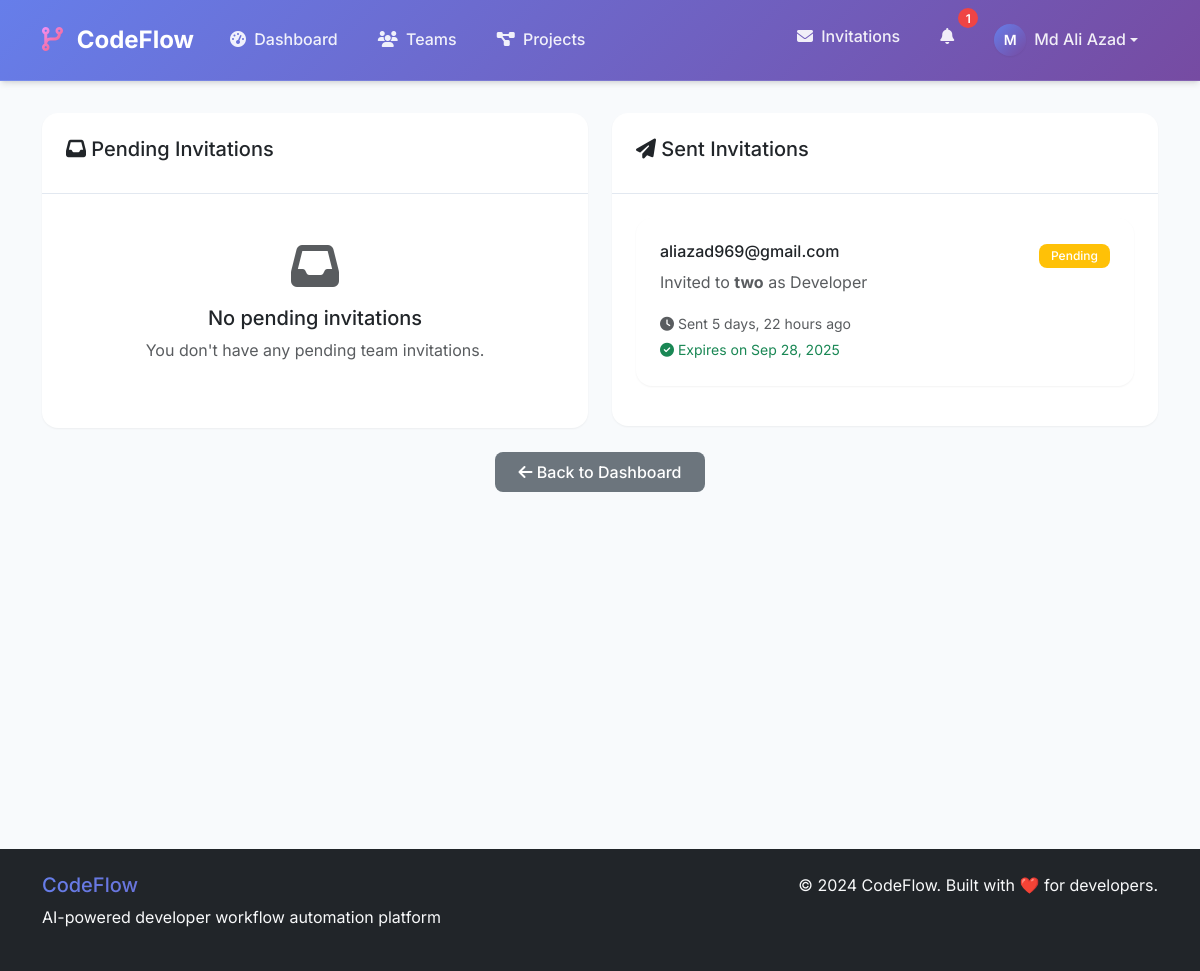
Screenshot of /invitations/ (signed in) with the database file from the repository.
### core/models.py (models this page shows, shortened)
class User(AbstractUser):
    email = models.EmailField(unique=True)

class TeamInvitation(models.Model):
    STATUS_CHOICES = [
        ('pending', 'Pending'),
        ('accepted', 'Accepted'),
        ('declined', 'Declined'),
        ('expired', 'Expired'),
    ]
    team = models.ForeignKey(Team, on_delete=models.CASCADE, related_name='invitations')
    invited_by = models.ForeignKey(User, on_delete=models.CASCADE, related_name='sent_invitations')
    invited_user = models.ForeignKey(User, on_delete=models.CASCADE, null=True, blank=True, related_name='received_invitations')
    email = models.EmailField()
    role = models.CharField(max_length=20, choices=Membership.ROLE_CHOICES, default='Developer')
    status = models.CharField(max_length=20, choices=STATUS_CHOICES, default='pending')
    token = models.UUIDField(default=uuid.uuid4, unique=True)
    expires_at = models.DateTimeField()
    created_at = models.DateTimeField(auto_now_add=True)
    class Meta:
        unique_together = ('team', 'email', 'status')
        indexes = [
            models.Index(fields=['token']),
            models.Index(fields=['email', 'status']),
            models.Index(fields=['expires_at']),
        ]
    def is_expired(self):
        return timezone.now() > self.expires_at

class Team(models.Model):
    name = models.CharField(max_length=200)
    owner = models.ForeignKey(User, on_delete=models.CASCADE, related_name='owned_teams')
    created_at = models.DateTimeField(auto_now_add=True)

### core/views.py (the view)
# urls.py: path('invitations/', views.invitation_list_view, name='invitation_list'),
@login_required
def invitation_list_view(request):
    pending_invitations = InvitationService.get_pending_invitations(request.user)
    sent_invitations = InvitationService.get_sent_invitations(request.user)
    return render(request, 'invitation_list.html', {
        'pending_invitations': pending_invitations,
        'sent_invitations': sent_invitations
    })

### core/services.py (called while the page is built)
    @staticmethod
    def get_pending_invitations(user):
        return TeamInvitation.objects.filter(
            email=user.email,
            status='pending'
        ).select_related('team', 'invited_by')

    @staticmethod
    def get_sent_invitations(user, team=None):
        queryset = TeamInvitation.objects.filter(
            invited_by=user
        ).select_related('team', 'invited_user')
        if team:
            queryset = queryset.filter(team=team)
        return queryset.order_by('-created_at')

### core/templates/invitation_list.html (shortened to what this page needs)
{% extends 'base.html' %}
{% block content %}
<div class="row">
    <div class="col-md-6">
        <div class="card">
            <div class="card-header">
                <h5><i class="fas fa-inbox"></i> Pending Invitations</h5>
            </div>
            <div class="card-body">
                {% if pending_invitations %}
                    {% for invitation in pending_invitations %}
                    <div class="card mb-3 border-warning">
                        <div class="card-body">
                            <div class="d-flex justify-content-between align-items-start">
                                <div>
                                    <h6 class="card-title">{{ invitation.team.name }}</h6>
                                    <p class="card-text text-muted">
                                        Invited by {{ invitation.invited_by.get_full_name|default:invitation.invited_by.username }}
                                        as <strong>{{ invitation.role }}</strong>
                                    </p>
                                    <small class="text-muted">
                                        <i class="fas fa-clock"></i>
                                        Received {{ invitation.created_at|timesince }} ago
                                    </small>
                                    {% if invitation.is_expired %}
                                        <br><small class="text-danger">
                                            <i class="fas fa-exclamation-triangle"></i>
                                            Expired on {{ invitation.expires_at|date:"M d, Y" }}
                                        </small>
                                    {% else %}
                                        <br><small class="text-success">
                                            <i class="fas fa-check-circle"></i>
                                            Expires on {{ invitation.expires_at|date:"M d, Y" }}
                                        </small>
                                    {% endif %}
                                </div>
                                <div class="text-end">
                                    {% if not invitation.is_expired %}
                                        <a href="{% url 'invitation_accept' invitation.token %}" class="btn btn-success btn-sm">
                                            <i class="fas fa-check"></i> Accept
                                        </a>
                                        <a href="{% url 'invitation_decline' invitation.token %}" class="btn btn-outline-danger btn-sm">
                                            <i class="fas fa-times"></i> Decline
                                        </a>
                                    {% else %}
                                        <span class="badge bg-secondary">Expired</span>
                                    {% endif %}
                                </div>
                            </div>
                        </div>
                    </div>
                    {% endfor %}
                {% else %}
                    <div class="text-center py-4">
                        <i class="fas fa-inbox fa-3x text-muted mb-3"></i>
                        <h5>No pending invitations</h5>
                        <p class="text-muted">You don't have any pending team invitations.</p>
                    </div>
                {% endif %}
            </div>
        </div>
    </div>
    <div class="col-md-6">
        <div class="card">
            <div class="card-header">
                <h5><i class="fas fa-paper-plane"></i> Sent Invitations</h5>
            </div>
            <div class="card-body">
                {% if sent_invitations %}
                    {% for invitation in sent_invitations %}
                    <div class="card mb-3 border-info">
                        <div class="card-body">
                            <div class="d-flex justify-content-between align-items-start">
                                <div>
                                    <h6 class="card-title">{{ invitation.email }}</h6>
                                    <p class="card-text text-muted">
                                        Invited to <strong>{{ invitation.team.name }}</strong>
                                        as {{ invitation.role }}
                                    </p>
                                    <small class="text-muted">
                                        <i class="fas fa-clock"></i>
                                        Sent {{ invitation.created_at|timesince }} ago
                                    </small>
                                    {% if invitation.is_expired %}
                                        <br><small class="text-danger">
                                            <i class="fas fa-exclamation-triangle"></i>
                                            Expired on {{ invitation.expires_at|date:"M d, Y" }}
                                        </small>
                                    {% else %}
                                        <br><small class="text-success">
                                            <i class="fas fa-check-circle"></i>
                                            Expires on {{ invitation.expires_at|date:"M d, Y" }}
                                        </small>
                                    {% endif %}
                                </div>
                                <div class="text-end">
                                    <span class="badge bg-{% if invitation.status == 'pending' %}warning{% elif invitation.status == 'accepted' %}success{% elif invitation.status == 'declined' %}danger{% else %}secondary{% endif %}">
                                        {{ invitation.get_status_display }}
                                    </span>
                                </div>
                            </div>
                        </div>
                    </div>
                    {% endfor %}
                {% else %}
                    <div class="text-center py-4">
                        <i class="fas fa-paper-plane fa-3x text-muted mb-3"></i>
                        <h5>No sent invitations</h5>
                        <p class="text-muted">You haven't sent any team invitations yet.</p>
                    </div>
                {% endif %}
            </div>
        </div>
    </div>
</div>
<div class="row mt-4">
    <div class="col-12 text-center">
        <a href="{% url 'dashboard' %}" class="btn btn-secondary">
            <i class="fas fa-arrow-left"></i> Back to Dashboard
        </a>
    </div>
</div>
{% endblock %}

### core/templates/base.html (shortened to what this page needs)
<!DOCTYPE html>
<html lang="en">
<head>
    <link href="https://cdn.jsdelivr.net/npm/bootstrap@5.3.0/dist/css/bootstrap.min.css" rel="stylesheet">
    <link href="https://cdnjs.cloudflare.com/ajax/libs/font-awesome/6.4.0/css/all.min.css" rel="stylesheet">
</head>
<body>
    <nav class="navbar navbar-expand-lg navbar-custom">
        <div class="container">
            <a class="navbar-brand" href="{% if user.is_authenticated %}{% url 'dashboard' %}{% else %}{% url 'home' %}{% endif %}">
                <i class="fas fa-code-branch"></i> CodeFlow
            </a>
            <div class="collapse navbar-collapse" id="navbarNav">
                {% if user.is_authenticated %}
                <ul class="navbar-nav me-auto">
                    <li class="nav-item">
                        <a class="nav-link" href="{% url 'dashboard' %}">
                            <i class="fas fa-tachometer-alt me-1"></i> Dashboard
                        </a>
                    </li>
                    <li class="nav-item">
                        <a class="nav-link" href="{% url 'team_create' %}">
                            <i class="fas fa-users me-1"></i> Teams
                        </a>
                    </li>
                    <li class="nav-item">
                        <a class="nav-link" href="{% url 'project_create' %}">
                            <i class="fas fa-project-diagram me-1"></i> Projects
                        </a>
                    </li>
                </ul>
                <ul class="navbar-nav ms-auto">
                    <li class="nav-item">
                        <a class="nav-link" href="{% url 'invitation_list' %}">
                            <i class="fas fa-envelope me-1"></i> Invitations
                        </a>
                    </li>
                    <li class="nav-item dropdown">
                        <a class="nav-link position-relative" href="#" data-bs-toggle="dropdown" id="notificationDropdown">
                            <i class="fas fa-bell"></i>
                            <span class="notification-badge" id="notification-count">0</span>
                        </a>
                    </li>
                    <li class="nav-item dropdown">
                        <a class="nav-link dropdown-toggle d-flex align-items-center" href="#" data-bs-toggle="dropdown">
                            <div class="avatar-circle avatar-sm me-2">
                                {{ user.first_name.0|default:user.username.0|upper }}
                            </div>
                            <span class="d-none d-md-inline">{{ user.get_full_name|default:user.username }}</span>
                        </a>
                    </li>
                </ul>
                {% endif %}
            </div>
        </div>
    </nav>
    <main class="main-content">
        <div class="container">
            {% block content %}
            {% endblock %}
        </div>
    </main>
    <footer class="bg-dark text-light py-4 mt-5">
        <div class="container">
            <div class="row">
                <div class="col-md-6">
                    <h5 class="text-gradient">CodeFlow</h5>
                    <p class="text">AI-powered developer workflow automation platform</p>
                </div>
                <div class="col-md-6 text-md-end">
                    <p class="text mb-0">&copy; 2024 CodeFlow. Built with ❤️ for developers.</p>
                </div>
            </div>
        </div>
    </footer>
</body>
</html>

### core/templates/base.html (style rules this page uses)
:root { --primary-color: #6366f1; --primary-dark: #4f46e5; --secondary-color: #f8fafc; --accent-color: #10b981; --warning-color: #f59e0b; --danger-color: #ef4444; --text-primary: #1e293b; --text-secondary: #64748b; --border-color: #e2e8f0; --shadow-sm: 0 1px 2px 0 rgb(0 0 0 / 0.05); --shadow-md: 0 4px 6px -1px rgb(0 0 0 / 0.1), 0 2px 4px -2px rgb(0 0 0 / 0.1); --shadow-lg: 0 10px 15px -3px rgb(0 0 0 / 0.1), 0 4px 6px -4px rgb(0 0 0 / 0.1); --gradient-primary: linear-gradient(135deg, #667eea 0%, #764ba2 100%); --gradient-accent: linear-gradient(135deg, #f093fb 0%, #f5576c 100%); }
* { box-sizing: border-box; }
body { font-family: 'Inter', -apple-system, BlinkMacSystemFont, 'Segoe UI', Roboto, sans-serif; background-color: #f8fafc; color: var(--text-primary); line-height: 1.6; }
.navbar-custom { background: var(--gradient-primary); backdrop-filter: blur(10px); border-bottom: 1px solid rgba(255, 255, 255, 0.1); box-shadow: var(--shadow-md); padding: 1rem 0; position: relative; z-index: 1040; }
.navbar-brand { font-weight: 700; font-size: 1.5rem; color: white !important; text-decoration: none; }
.navbar-brand i { background: var(--gradient-accent); -webkit-background-clip: text; -webkit-text-fill-color: transparent; background-clip: text; margin-right: 0.5rem; }
.nav-link { color: rgba(255, 255, 255, 0.9) !important; font-weight: 500; transition: all 0.3s ease; border-radius: 0.5rem; padding: 0.5rem 1rem !important; margin: 0 0.25rem; }
.navbar .dropdown { position: static; }
.navbar .dropdown-toggle::after { z-index: 9999; }
.navbar-nav .nav-item { position: relative; }
body { position: relative; }
.card, .main-content, .container { isolation: isolate; }
.card { border: none; border-radius: 1rem; box-shadow: var(--shadow-sm); transition: all 0.3s ease; background: white; }
.card-header { background: transparent; border-bottom: 1px solid var(--border-color); padding: 1.5rem; border-radius: 1rem 1rem 0 0 !important; }
.card-body { padding: 1.5rem; }
.btn { border-radius: 0.5rem; font-weight: 500; padding: 0.5rem 1.5rem; transition: all 0.3s ease; border: none; }
.notification-badge { position: absolute; top: -8px; right: -8px; background: var(--danger-color); color: white; border-radius: 50%; width: 20px; height: 20px; font-size: 12px; display: flex; align-items: center; justify-content: center; font-weight: 600; animation: pulse 2s infinite; }
.avatar-circle { width: 40px; height: 40px; border-radius: 50%; background: var(--gradient-primary); color: white; display: flex; align-items: center; justify-content: center; font-weight: 600; font-size: 16px; box-shadow: var(--shadow-sm); }
.avatar-sm { width: 32px; height: 32px; font-size: 14px; }
.badge { font-weight: 500; padding: 0.375rem 0.75rem; border-radius: 0.5rem; }
.main-content { min-height: calc(100vh - 80px); padding: 2rem 0; z-index: 1; position: relative; }
.container { position: relative; z-index: 1; }
.text-gradient { background: var(--gradient-primary); -webkit-background-clip: text; -webkit-text-fill-color: transparent; background-clip: text; }

### rows the page displays
User: first_name.0 "M", get_full_name "Md Ali Azad"
TeamInvitation: email "aliazad969@gmail.com", team.name "two", role "Developer", created_at "5 days, 22 hours", expires_at "Sep 28, 2025", status "Pending"
